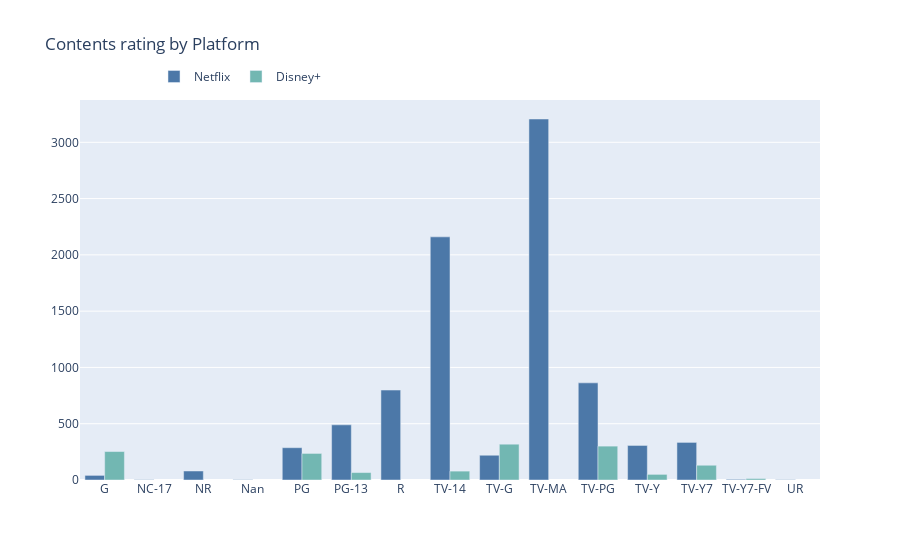

The code cell stored with this chart in its notebook:
### Markdown cell above
<h4>Netflix vs Disney+<h4>

### Code cell
d1 = df_all[df_all["platform"] == "netflix"]
d2 = df_all[df_all["platform"] == "disney"]

col = "rating"

vc1 = d1[col].value_counts().reset_index()
vc1 = vc1.rename(columns = {col : "count", "index" : col})
vc1['percent'] = vc1['count'].apply(lambda x : 100*x/sum(vc1['count']))
vc1 = vc1.sort_values(col)

vc2 = d2[col].value_counts().reset_index()
vc2 = vc2.rename(columns = {col : "count", "index" : col})
vc2['percent'] = vc2['count'].apply(lambda x : 100*x/sum(vc2['count']))
vc2 = vc2.sort_values(col)

trace1 = go.Bar(x=vc1[col], y=vc1["count"], name="Netflix", marker=dict(color="#4c78a8"))
trace2 = go.Bar(x=vc2[col], y=vc2["count"], name="Disney+", marker=dict(color="#72b7b2"))
data = [trace1, trace2]
layout = go.Layout(title="Contents rating by Platform", legend=dict(x=0.1, y=1.1, orientation="h"))
fig = go.Figure(data, layout=layout)
fig.show()

### Figure 1 — Plotly figure (JSON) as saved in the notebook; plotly's stock layout.template omitted (floating-point values rounded to 4 significant figures)
{"data": [{"marker": {"color": "#4c78a8"}, "name": "Netflix", "type": "bar", "x": ["G", "NC-17", "NR", "Nan", "PG", "PG-13", "R", "TV-14", "TV-G", "TV-MA", "TV-PG", "TV-Y", "TV-Y7", "TV-Y7-FV", "UR"], "y": [41, 3, 80, 3, 287, 490, 799, 2160, 220, 3207, 863, 307, 334, 6, 3]}, {"marker": {"color": "#72b7b2"}, "name": "Disney+", "type": "bar", "x": ["G", "PG", "PG-13", "TV-14", "TV-G", "TV-PG", "TV-Y", "TV-Y7", "TV-Y7-FV"], "y": [253, 236, 66, 79, 318, 301, 50, 131, 13]}], "layout": {"legend": {"orientation": "h", "x": 0.1, "y": 1.1}, "title": {"text": "Contents rating by Platform"}}}
